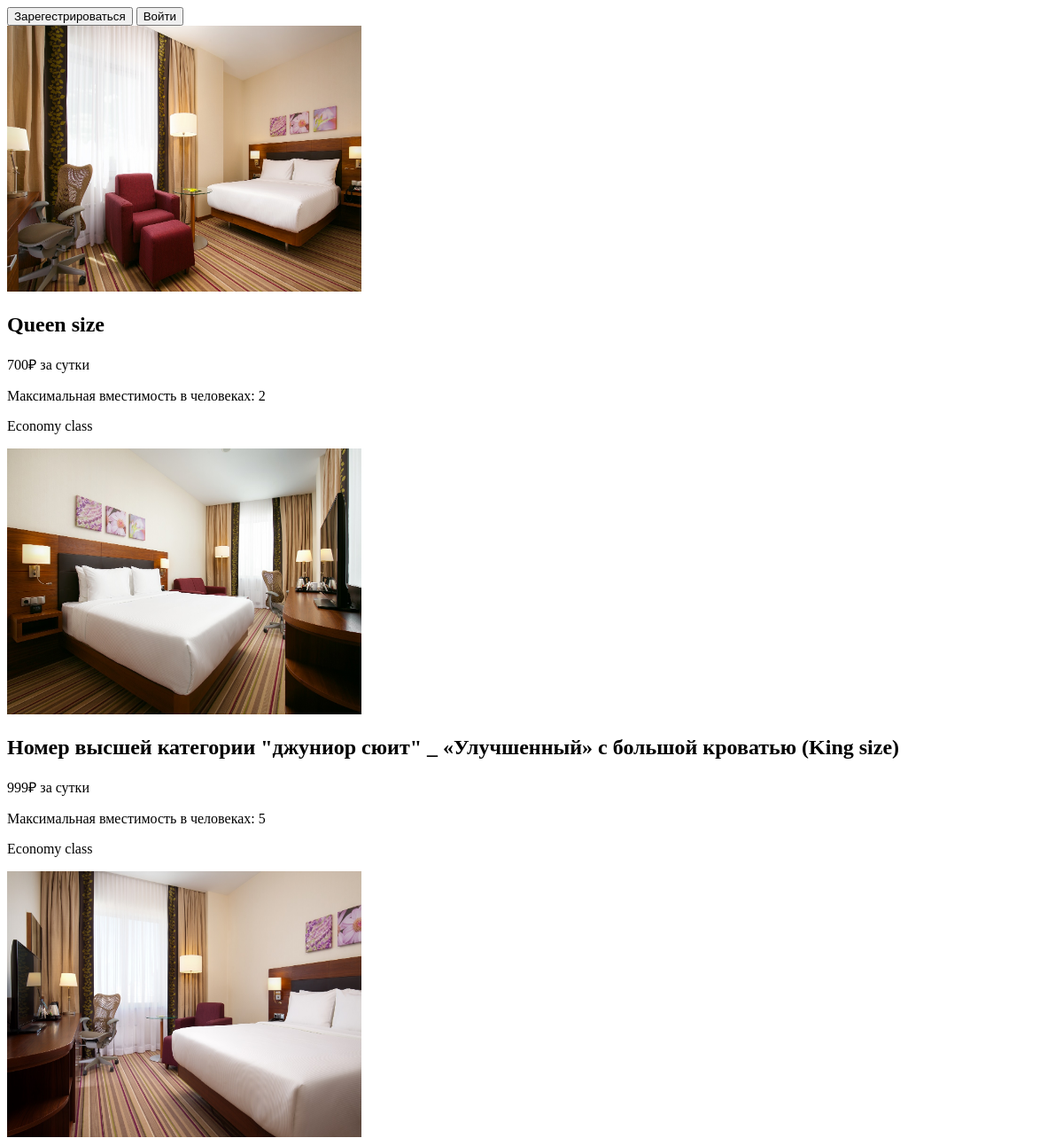
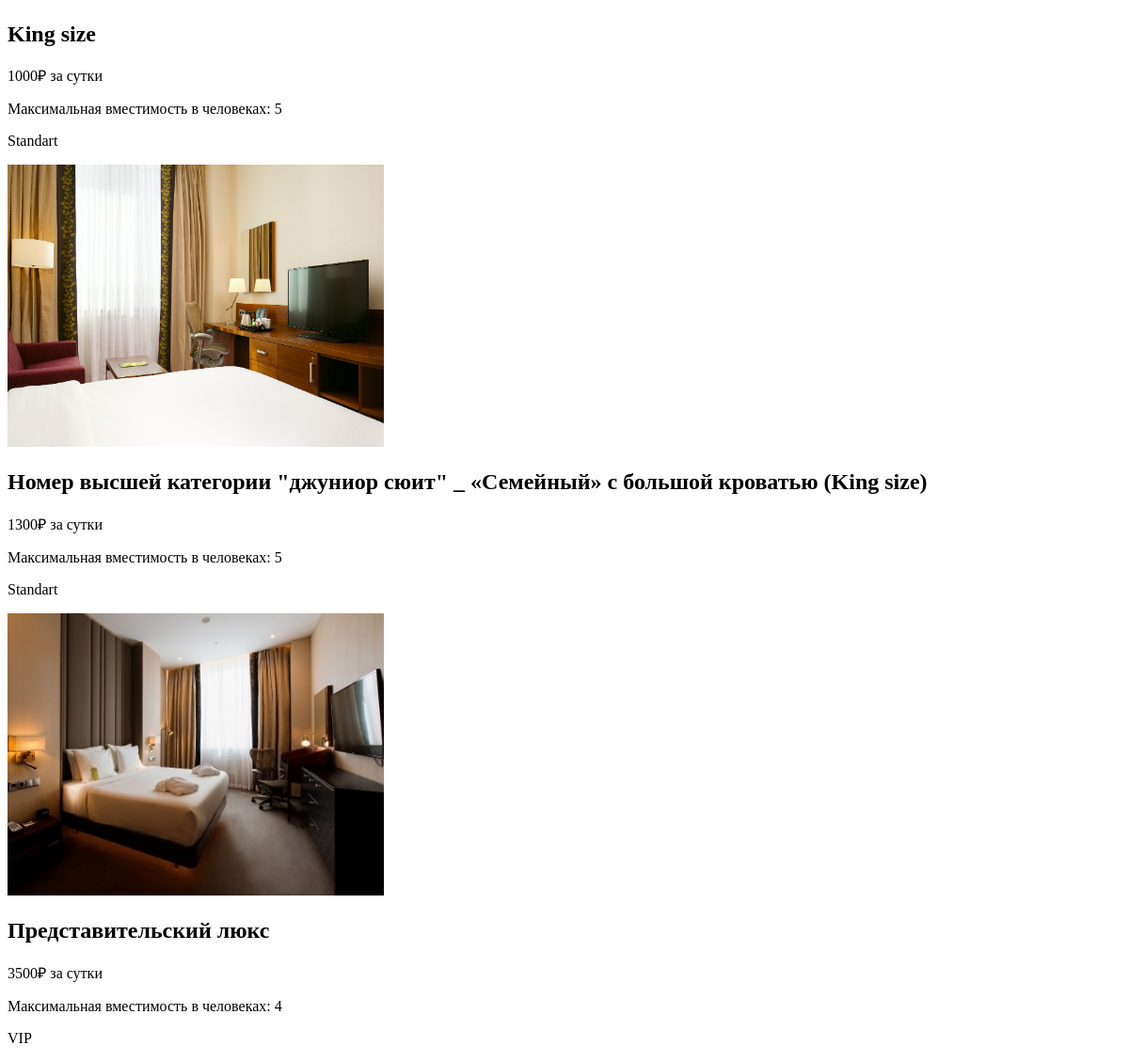
The page / on the database its author committed (2 pictures, top to bottom).
### tables this page shows
CREATE TABLE `room_categories` (
  `id` int(11) NOT NULL,
  `id_room` int(11) NOT NULL,
  `id_categories` int(11) NOT NULL
);

CREATE TABLE `room` (
  `id_room` int(11) NOT NULL,
  `price` int(11) NOT NULL,
  `description` text NOT NULL,
  `image_path` varchar(70) DEFAULT NULL,
  `name` varchar(150) NOT NULL,
  `capacity` enum('1','2','4','5') NOT NULL
);

CREATE TABLE `categories` (
  `id_category` int(11) NOT NULL,
  `type` varchar(20) NOT NULL
);

### index.php (the view, shortened to what this page needs)
<!DOCTYPE html>
<html lang="ru">
<head>
    <link rel="stylesheet" href="./css/style.css">
</head>
<body>
    <header>
        <div class="btns-header">
            <button class="btn_login">Зарегестрироваться</button>
            <button class="btn_signIn">Войти</button>
        </div>
    </header>
    <main>
        <?php
            $connect = initialization();
            $sql = "SELECT *
            FROM `room`
            JOIN room_categories ON room.id_room = room_categories.id_room
            JOIN categories ON categories.id_category = room_categories.id_categories";
            $content = $connect->query($sql);
            while($row = $content->fetch_assoc()){
                echo "
                <div class='room-item'>
                <img class='image_room' src='./imgs/$row[image_path]' alt=''>
                <h2 class='name'>$row[name]</h2>
                <p class='price_text'>$row[price]&#8381 за сутки</p>
                <p class='capacity'>Максимальная вместимость в человеках: $row[capacity]</p>
                <p class='catygery'>$row[type]</p>
            </div>
                ";
            }
        ?>
    </main>
</body>
</html>

### css/style.css (style rules this page uses)
.image_room { width: 400px; height: 300px; }

### rows shown on the page
room_categories: id_room.image_path (picture), id_room.name "Queen size", id_room.price "700", id_room.capacity "2", id_categories.type "Economy class"
room_categories: id_room.image_path (picture), id_room.name "Номер высшей категории \"джуниор сюит\" _ «Улучшенный» с большой кроватью (King size)", id_room.price "999", id_room.capacity "5", id_categories.type "Economy class"
room_categories: id_room.image_path (picture), id_room.name "King size", id_room.price "1000", id_room.capacity "5", id_categories.type "Standart"
room_categories: id_room.image_path (picture), id_room.name "Номер высшей категории \"джуниор сюит\" _ «Семейный» с большой кроватью (King size)", id_room.price "1300", id_room.capacity "5", id_categories.type "Standart"
room_categories: id_room.image_path (picture), id_room.name "Представительский люкс", id_room.price "3500", id_room.capacity "4", id_categories.type "VIP"
